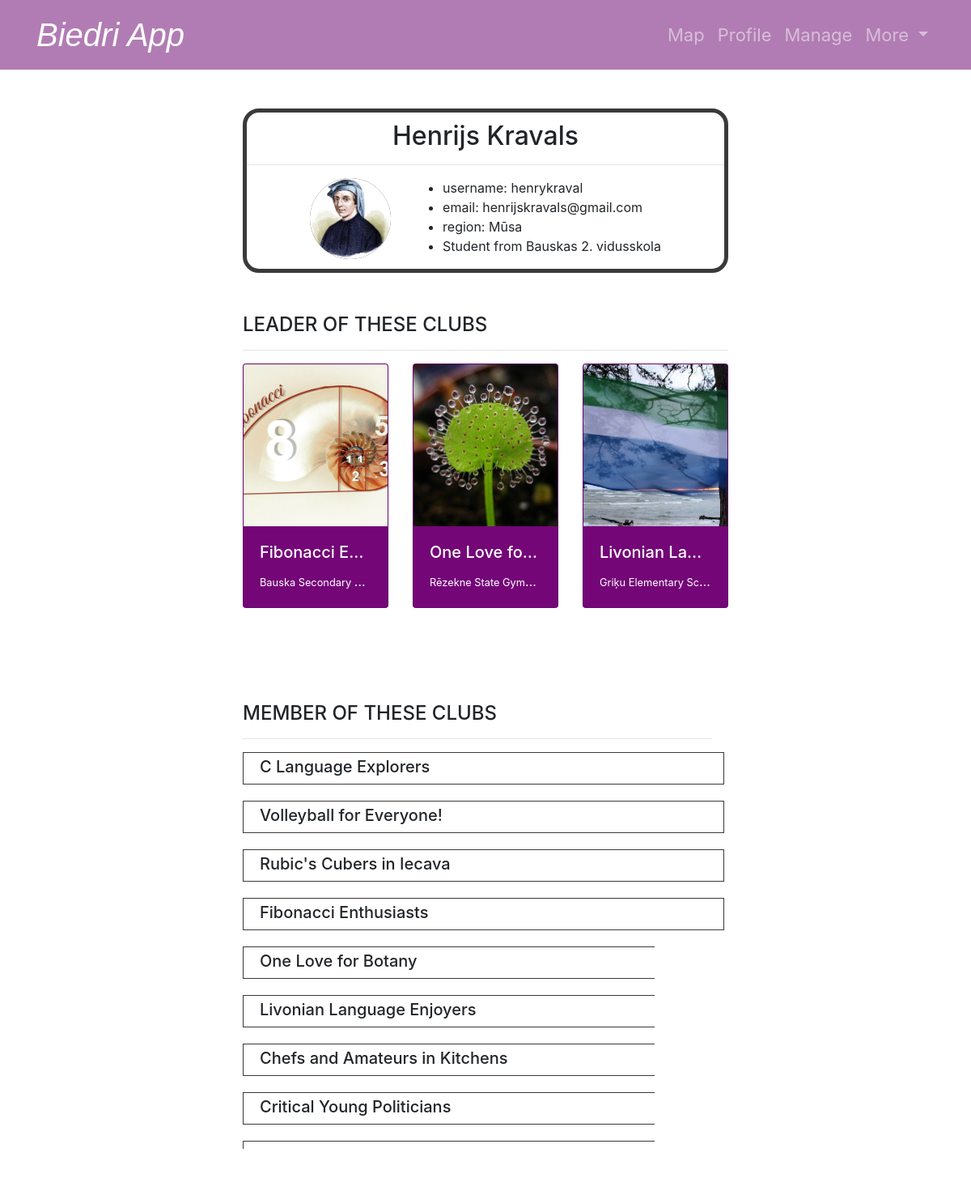
Screenshot of /profile/henrykraval-fe7558 (signed in) with the database file from the repository.
### tables this page shows
CREATE TABLE "users" (
	"id"	INTEGER,
	"name"	TEXT NOT NULL,
	"surname"	TEXT NOT NULL,
	"username"	TEXT NOT NULL UNIQUE,
	"password"	TEXT NOT NULL,
	"email"	TEXT NOT NULL UNIQUE,
	"region"	TEXT NOT NULL,
	"school"	TEXT NOT NULL,
	"photo"	INTEGER,
	"last_edited"	TEXT,
	"slug"	TEXT UNIQUE,
	"deleted_at"	TEXT DEFAULT NULL,
	PRIMARY KEY("id" AUTOINCREMENT)
);

CREATE TABLE "clubs" (
	"id"	INTEGER,
	"leader_id"	BLOB,
	"name"	TEXT UNIQUE,
	"category"	TEXT,
	"photo"	TEXT,
	"description"	TEXT,
	"school"	TEXT,
	"goal"	TEXT,
	"slug"	TEXT UNIQUE,
	"deleted_at"	TEXT,
	"latitude"	REAL,
	"longitude"	REAL,
	PRIMARY KEY("id" AUTOINCREMENT)
);

### app.py (the view)
@app.route('/profile/<slug>')
@login_required
def profile(slug):
    try:
        conn = get_db_connection()
        cursor = conn.cursor()
        user = cursor.execute("SELECT * FROM users WHERE slug = ?", (slug,)).fetchone()
        joined = cursor.execute("""
                                    SELECT c.*
                                    FROM clubs c
                                    JOIN members m ON c.id = m.club_id
                                    WHERE m.user_id = ?
                                        AND c.deleted_at IS NULL
                                """, (user["id"],)).fetchall()
        owned = cursor.execute("SELECT * FROM clubs WHERE leader_id = ? AND deleted_at IS NULL", (user["id"],)).fetchall()
        return render_template("profile.html", user=user, joined=joined, owned=owned)
    except sqlite3.Error as e:
        return error(f"{e}", 500)
    finally:
        conn.close()

### app.py (called while the page is built)
def get_db_connection():
    conn = sqlite3.connect(db)
    conn.row_factory = sqlite3.Row
    return conn

@app.after_request
def after_request(response):
    response.headers["Cache-Control"] = "no-cache, no-store, must-revalidate"
    response.headers["Expires"] = 0
    response.headers["Pragma"] = "no-cache"
    return response

### helpers.py (called while the page is built)
def login_required(f):
    @wraps(f)
    def decorated_function(*args, **kwargs):
        if session.get("user_id") is None:
            return redirect("/login")
        return f(*args, **kwargs)
    return decorated_function

### templates/profile.html (shortened to what this page needs)
{% extends "layout.html" %}
{% block main %}
<div class="without-underline">
    <div class="profile-box">
        <div class="text-center">
            <h2 class="title">{{user["name"]}} {{user["surname"]}}</h2>
            <hr>
        </div>
        <div class="d-flex justify-content-center">
            <div class="profile-picture-container mr-4">
                <img src="{% if user['photo'] is none %}
                                {{ url_for('static', filename='files/system_pictures/jive-sgroup-default-portrait-large.png') }}
                            {% else %}
                                {{ url_for('static', filename='files/user_profile_pictures/' + user['photo']) }}
                            {% endif %}"
                    alt="Profile Picture" class="profile-picture">
            </div>
            <ul>
                <li>username: {{user["username"]}}</li>
                <li>email: {{user["email"]}}</li>
                <li>region: {{user["region"]}}</li>
                <li>Student from {{user["school"]}}</li>
            </ul>
        </div>
    </div>
    {% if not owned %}
        <h4 class="subtitle">HASN'T LEAD A CLUB YET...</h4>
        <hr>
        <p>Feel free to create clubs of your interest <em><strong><a href="/create">here</a></strong> </em></p>
    {% else %}
    <h4 class="subtitle">LEADER OF THESE CLUBS</h4>
    <hr>
    <div class="overflow-auto">
        <div class="row flex-nowrap">
            {% for club in owned %}
                <a href="/club/{{ club['slug'] }} " class="col-md-4 mb-3">
                    <div class="card text-white bg-display-box">
                        <img class="card-img-top" src="
                            {% if club['photo'] is none %}
                                {{ url_for('static', filename='files/system_pictures/jive-sgroup-default-portrait-large.png') }}
                            {% else %}
                                {{ url_for('static', filename='files/club_profile_pictures/' + club['photo']) }}
                            {% endif %}
                        " alt="Card image cap">
                        <div class="card-body">
                            <h5 class="card-title text-truncate-1-line">{{ club["name"] }}</h5>
                            <p class="card-text text-truncate-1-line"><small>{{ club["school"] }}</small></p>
                        </div>
                    </div>
                </a>
            {% endfor %}
        </div>
    </div>
    {% endif %}
    <div class="manage-container">
        <div class="manage-clubs">
            {% if not joined %}
            <h4 class="subtitle">HASN'T JOINED A CLUB YET...</h4>
            <hr>
            <p>Feel free to find clubs of your interest <em><strong><a href="/">here</a></strong> </em></p>
            {% else %}
            <h4 class="subtitle">MEMBER OF THESE CLUBS</h4>
            <hr>
                {% for club in joined %}
                <a href="/club/{{ club['slug'] }} ">
                    <div class="club-row row">
                        <div class="col-9 ">
                            <h5 class="card-title text-truncate-1-line">{{ club["name"] }}</h5>
                        </div>
                    </div>
                </a>
                {% endfor %}
            {% endif %}
        </div>
    </div>
</div>
{% endblock %}

### templates/layout.html (shortened to what this page needs)
<!DOCTYPE html>
<html lang="en">
<head>
<link rel="stylesheet" type="text/css" href="{{ url_for('static', filename='styles.css') }}">
<link href="https://stackpath.bootstrapcdn.com/bootstrap/4.5.2/css/bootstrap.min.css" rel="stylesheet">
</head>
<body>
    <nav class="navbar sticky-top navbar-expand-lg navbar-dark bg-custom">
        <div class="container">
            <a class="navbar-brand" href="/">Biedri App</a>
            <div class="collapse navbar-collapse" id="navbarNav">
                {% if session["user_id"] %}
                <ul class="navbar-nav ml-auto">
                    <li class="nav-item">
                        <a class="nav-link" href="/map">Map</a>
                    </li>
                    <li class="nav-item">
                        <a class="nav-link" href="{{ url_for('profile', slug = session['slug']) }}">Profile</a>
                    </li>
                    <li class="nav-item">
                        <a class="nav-link" href="/manage">Manage</a>
                    </li>
                    <li class="nav-item dropdown ">
                        <a class="nav-link dropdown-toggle" href="#" id="navbarDropdown" role="button" data-toggle="dropdown" aria-haspopup="true" aria-expanded="false">
                            More
                        </a>
                    </li>
                </ul>
                {% endif %}
            </div>
        </div>
    </nav>
    <div class="center-50 mt-5 ">
        {% block main %}{% endblock %}
    </div>
</body>
</html>

### static/styles.css (style rules this page uses)
.profile-box { border: 5px solid #3a3a3a; border-radius: 20px; }
.bg-display-box { background-color: rgb(116, 6, 120) !important; color: #fff !important; }
.bg-custom { background-color: rgba(116, 20, 119, 0.556); transition: background-color 5s ease; }
html { overflow-y: scroll; }
.profile-picture-container { width: 100px; height: 100px; border-radius: 50%; overflow: hidden; position: relative; cursor: pointer; display: flex; justify-content: center; align-items: center; margin: 0; padding: 0; background-color: #431d1d; }
.profile-picture { width: 100%; height: 100%; object-fit: cover; }
.text-truncate-1-line { max-width: 100% !important; white-space: nowrap !important; overflow: hidden !important; text-overflow: ellipsis !important; }
.manage-container { padding: 40px 0 200px 0 !important; margin-right: 20px; }
.subtitle { padding-bottom: 0px; padding-top: 50px; }
.title { padding-top: 10px !important; padding-bottom: 0px !important; }
.club-row { border: 1px solid #3a3a3a; height: 40px; margin-bottom: 20px; padding: 5px 5px 5px 5px; margin-left: 0px !important; }
.navbar-brand { font-size: 40px !important; font-family:'Gill Sans', 'Gill Sans MT', Calibri, 'Trebuchet MS', sans-serif; font-style: oblique; }
.navbar-nav .nav-link { font-size: 22px !important; ; }
.card-img-top { width: 100%; height: 200px; object-fit: cover; }
.card-body { text-align: left; }
.card { display: inline-block; width: 100%; margin: 0 0 10px 0; }
.center-50 { width: 50% !important; margin: 0 auto !important; padding-bottom: 100px; }
.without-underline a { text-decoration: none !important; color: inherit !important; }

### rows the page displays
users: name "Henrijs", surname "Kravals", photo (picture), username "henrykraval", email "henrijskravals@gmail.com", region "Mūsa", school "Bauskas 2. vidusskola"
clubs: photo (picture), name "Fibonacci E…", school "Bauska Secondary…", name "Fibonacci Enthusiasts"
clubs: photo (picture), name "One Love fo…", school "Rēzekne State Gym…", name "One Love for Botany"
clubs: photo (picture), name "Livonian La…", school "Griķu Elementary Sc…", name "Livonian Language Enjoyers"
clubs: name "C Language Explorers"
clubs: name "Volleyball for Everyone!"
clubs: name "Rubic's Cubers in Iecava"
clubs: name "Chefs and Amateurs in Kitchens"
clubs: name "Critical Young Politicians"
